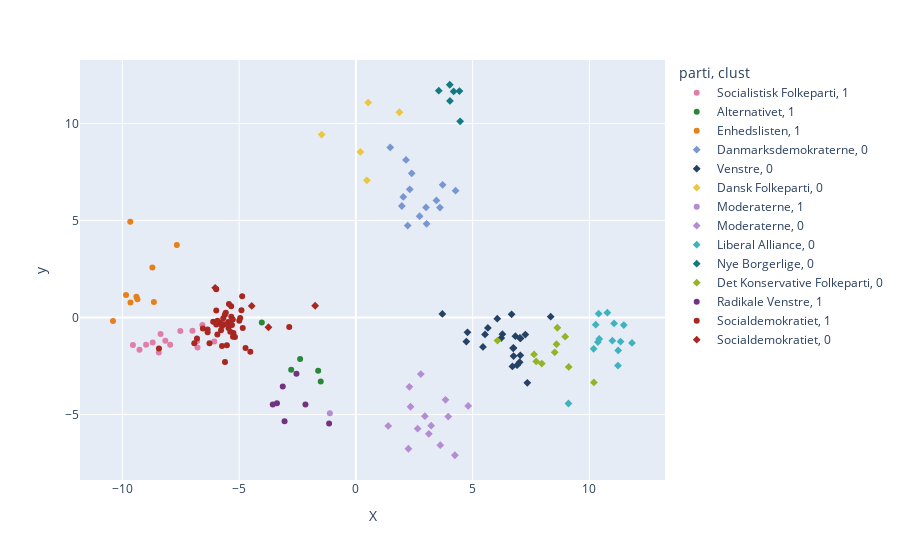

Here is the notebook cell this chart was saved with:
### Code cell
px.scatter(q, x='X',y='y', color='parti', symbol='clust', color_discrete_map=color_dict, hover_data=['navn', 'storkreds', 'alder', 'clust'], custom_data=['index'])

### Figure 1 — Plotly figure (JSON) as saved in the notebook; plotly's stock layout.template omitted (floating-point values rounded to 4 significant figures; data arrays with more than 128 entries replaced by an {"elided": "..."} marker saying what was removed)
{"data": [{"customdata": [[1, "Karsten Hønge", "Fyns Storkreds", 64, 1], [76, "Sofie Lippert", "Østjyllands Storkreds", 26, 1], [77, "Charlotte Broman Mølbæk", "Østjyllands Storkreds", 44, 1], [80, "Kirsten Normann Andersen", "Østjyllands Storkreds", 60, 1], [186, "Pia Olsen Dyhr", "Københavns Storkreds", 50, 1], [187, "Carl Valentin", "Københavns Storkreds", 30, 1], [188, "Lisbeth Bech-Nielsen", "Københavns Storkreds", 39, 1], [282, "Theresa Berg Andersen", "Nordjyllands Storkreds", 42, 1], [460, "Signe Munk", "Vestjyllands Storkreds", 32, 1], [556, "Karina Lorentzen Dehnhardt", "Sydjyllands Storkreds", 49, 1], [671, "Anne Valentina Berthelsen", "Sjællands Storkreds", 28, 1], [674, "Jacob Mark", "Sjællands Storkreds", 31, 1], [759, "Marianne Bigum", "Nordsjællands Storkreds", 39, 1], [840, "Sigurd Agersnap", "Københavns Omegns Storkreds", 29, 1]], "hovertemplate": "parti=Socialistisk Folkeparti<br>clust=%{customdata[4]}<br>X=%{x}<br>y=%{y}<br>navn=%{customdata[1]}<br>storkreds=%{customdata[2]}<br>alder=%{customdata[3]}<extra></extra>", "legendgroup": "Socialistisk Folkeparti, 1", "marker": {"color": "#e07ea8", "symbol": "circle"}, "mode": "markers", "name": "Socialistisk Folkeparti, 1", "orientation": "v", "showlegend": true, "type": "scatter", "x": [-8.702, -6.066, -8.985, -8.159, -7.953, -6.574, -8.439, -6.797, -8.365, -9.549, -9.267, -7.519, -6.999, -6.783], "xaxis": "x", "y": [-1.291, -1.235, -1.406, -1.195, -1.399, -0.384, -1.809, -1.211, -0.856, -1.414, -1.669, -0.6932, -0.687, -1.549], "yaxis": "y"}, {"customdata": [[17, "Torsten Gejl", "Østjyllands Storkreds", 58, 1], [122, "Christina Sade Olumeko", "Københavns Storkreds", 25, 1], [125, "Franciska Rosenkilde", "Københavns Storkreds", 46, 1], [609, "Sascha Faxe", "Sjællands Storkreds", 51, 1], [718, "Helene Liliendahl Brydensholt", "Nordsjællands Storkreds", 35, 1]], "hovertemplate": "parti=Alternativet<br>clust=%{customdata[4]}<br>X=%{x}<br>y=%{y}<br>navn=%{customdata[1]}<br>storkreds=%{customdata[2]}<br>alder=%{customdata[3]}<extra></extra>", "legendgroup": "Alternativet, 1", "marker": {"color": "#2b8738", "symbol": "circle"}, "mode": "markers", "name": "Alternativet, 1", "orientation": "v", "showlegend": true, "type": "scatter", "x": [-4.029, -1.616, -2.389, -1.506, -2.771], "xaxis": "x", "y": [-0.2644, -2.741, -2.139, -3.3, -2.689], "yaxis": "y"}, {"customdata": [[25, "Mai Villadsen", "Østjyllands Storkreds", 30, 1], [131, "Jette Gottlieb", "Københavns Storkreds", 74, 1], [134, "Rosa Lund", "Københavns Storkreds", 35, 1], [135, "Pelle Dragsted", "Københavns Storkreds", 47, 1], [243, "Peder Hvelplund", "Nordjyllands Storkreds", 55, 1], [342, "Victoria Velásquez", "Fyns Storkreds", 31, 1], [504, "Søren Egge Rasmussen", "Sydjyllands Storkreds", 61, 1], [613, "Trine Pertou Mach", "Sjællands Storkreds", 0, 1], [797, "Søren Søndergaard", "Københavns Omegns Storkreds", 67, 1]], "hovertemplate": "parti=Enhedslisten<br>clust=%{customdata[4]}<br>X=%{x}<br>y=%{y}<br>navn=%{customdata[1]}<br>storkreds=%{customdata[2]}<br>alder=%{customdata[3]}<extra></extra>", "legendgroup": "Enhedslisten, 1", "marker": {"color": "#e6801a", "symbol": "circle"}, "mode": "markers", "name": "Enhedslisten, 1", "orientation": "v", "showlegend": true, "type": "scatter", "x": [-9.401, -9.664, -8.653, -9.843, -10.4, -7.67, -9.653, -9.356, -8.716], "xaxis": "x", "y": [1.071, 4.938, 0.7945, 1.161, -0.1789, 3.736, 0.7795, 0.9451, 2.581], "yaxis": "y"}, {"customdata": [[29, "Hans Kristian Skibby", "Østjyllands Storkreds", 53, 0], [246, "Lise Bech", "Nordjyllands Storkreds", 61, 0], [248, "Inger Støjberg", "Nordjyllands Storkreds", 49, 0], [249, "Kristian Bøgsted", "Nordjyllands Storkreds", 39, 0], [347, "Jens Henrik W. Thulesen Dahl", "Fyns Storkreds", 61, 0], [420, "Dennis Flydtkjær", "Vestjyllands Storkreds", 44, 0], [422, "Betina Kastbjerg", "Vestjyllands Storkreds", 50, 0], [507, "Kenneth Fredslund Petersen", "Sydjyllands Storkreds", 57, 0], [508, "Karina Adsbøl", "Sydjyllands Storkreds", 45, 0], [512, "Søren Espersen", "Sydjyllands Storkreds", 69, 0], [617, "Peter Skaarup", "Sjællands Storkreds", 58, 0], [618, "Susie Jessen", "Sjællands Storkreds", 37, 0], [727, "Marlene Harpsøe", "Nordsjællands Storkreds", 39, 0], [800, "Charlotte Munch", "Københavns Omegns Storkreds", 55, 0]], "hovertemplate": "parti=Danmarksdemokraterne<br>clust=%{customdata[4]}<br>X=%{x}<br>y=%{y}<br>navn=%{customdata[1]}<br>storkreds=%{customdata[2]}<br>alder=%{customdata[3]}<extra></extra>", "legendgroup": "Danmarksdemokraterne, 0", "marker": {"color": "#7896d2", "symbol": "diamond"}, "mode": "markers", "name": "Danmarksdemokraterne, 0", "orientation": "v", "showlegend": true, "type": "scatter", "x": [2.729, 3.449, 2.391, 3.027, 3.714, 4.269, 2.146, 3.003, 2.218, 1.471, 1.968, 2.306, 2.029, 3.6], "xaxis": "x", "y": [5.223, 6.038, 7.432, 4.831, 6.839, 6.54, 8.126, 5.674, 4.74, 8.769, 5.747, 6.609, 6.215, 5.666], "yaxis": "y"}, {"customdata": [[33, "Troels Lund Poulsen", "Østjyllands Storkreds", 46, 0], [37, "Michael Aastrup Jensen", "Østjyllands Storkreds", 46, 0], [39, "Jakob Ellemann-Jensen", "Østjyllands Storkreds", 49, 0], [140, "Linea Søgaard-Lidell", "Københavns Storkreds", 35, 0], [144, "Jan E. Jørgensen", "Københavns Storkreds", 57, 0], [253, "Marie Bjerre", "Nordjyllands Storkreds", 36, 0], [254, "Preben Bang Henriksen", "Nordjyllands Storkreds", 68, 0], [257, "Torsten Schack Pedersen", "Nordjyllands Storkreds", 46, 0], [317, "Peter Juel-Jensen", "Bornholms Storkreds", 56, 0], [352, "Lars Christian Lilleholt", "Fyns Storkreds", 57, 0], [356, "Erling Bonnesen", "Fyns Storkreds", 67, 0], [428, "Søren Gade", "Vestjyllands Storkreds", 59, 0], [429, "Mads Fuglede", "Vestjyllands Storkreds", 51, 0], [431, "Thomas Danielsen", "Vestjyllands Storkreds", 39, 0], [514, "Hans Christian Schmidt", "Sydjyllands Storkreds", 69, 0], [516, "Anni Matthiesen", "Sydjyllands Storkreds", 58, 0], [517, "Christoffer Aagaard Melson", "Sydjyllands Storkreds", 38, 0], [626, "Jacob Jensen", "Sjællands Storkreds", 49, 0], [629, "Louise Schack Elholm", "Sjællands Storkreds", 45, 0], [632, "Morten Dahlin", "Sjællands Storkreds", 33, 0], [728, "Sophie Løhde", "Nordsjællands Storkreds", 39, 0], [732, "Hans Andersen", "Nordsjællands Storkreds", 48, 0], [808, "Karen Ellemann", "Københavns Omegns Storkreds", 53, 0]], "hovertemplate": "parti=Venstre<br>clust=%{customdata[4]}<br>X=%{x}<br>y=%{y}<br>navn=%{customdata[1]}<br>storkreds=%{customdata[2]}<br>alder=%{customdata[3]}<extra></extra>", "legendgroup": "Venstre, 0", "marker": {"color": "#254264", "symbol": "diamond"}, "mode": "markers", "name": "Venstre, 0", "orientation": "v", "showlegend": true, "type": "scatter", "x": [5.53, 3.702, 7.256, 7.342, 6.902, 7.048, 6.701, 6.667, 6.274, 8.342, 4.778, 5.441, 5.651, 6.752, 6.829, 7.02, 6.054, 7.042, 6.743, 4.729, 7.011, 6.224, 6.738], "xaxis": "x", "y": [-0.8728, 0.1823, -0.8828, -3.366, -2.458, -1.079, -2.524, 0.1609, -0.8625, 0.04354, -0.7647, -1.516, -0.5374, -1.989, -0.9648, -1.052, -0.0609, -1.951, -1.563, -1.24, -2.307, -1.06, -1.588], "yaxis": "y"}, {"customdata": [[46, "Nick Zimmermann", "Østjyllands Storkreds", 28, 0], [362, "Alex Ahrendtsen", "Fyns Storkreds", 55, 0], [529, "Peter Kofod", "Sydjyllands Storkreds", 32, 0], [637, "Pia Kjærsgaard", "Sjællands Storkreds", 75, 0], [817, "Morten Messerschmidt", "Københavns Omegns Storkreds", 41, 0]], "hovertemplate": "parti=Dansk Folkeparti<br>clust=%{customdata[4]}<br>X=%{x}<br>y=%{y}<br>navn=%{customdata[1]}<br>storkreds=%{customdata[2]}<br>alder=%{customdata[3]}<extra></extra>", "legendgroup": "Dansk Folkeparti, 0", "marker": {"color": "#eac73e", "symbol": "diamond"}, "mode": "markers", "name": "Dansk Folkeparti, 0", "orientation": "v", "showlegend": true, "type": "scatter", "x": [0.5263, -1.464, 0.4704, 1.865, 0.1914], "xaxis": "x", "y": [11.08, 9.429, 7.071, 10.58, 8.534], "yaxis": "y"}, {"customdata": [[164, "Jon Læssøe Stephensen", "Københavns Storkreds", 62, 1]], "hovertemplate": "parti=Moderaterne<br>clust=%{customdata[4]}<br>X=%{x}<br>y=%{y}<br>navn=%{customdata[1]}<br>storkreds=%{customdata[2]}<br>alder=%{customdata[3]}<extra></extra>", "legendgroup": "Moderaterne, 1", "marker": {"color": "#b48cd2", "symbol": "circle"}, "mode": "markers", "name": "Moderaterne, 1", "orientation": "v", "showlegend": true, "type": "scatter", "x": [-1.114], "xaxis": "x", "y": [-4.932], "yaxis": "y"}, {"customdata": [[54, "Karin Liltorp", "Østjyllands Storkreds", 50, 0], [55, "Peter Have", "Østjyllands Storkreds", 59, 0], [57, "Tobias Grotkjær Elmstrøm", "Østjyllands Storkreds", 40, 0], [163, "Nanna W. Gotfredsen", "Københavns Storkreds", 53, 0], [265, "Kristian Klarskov", "Nordjyllands Storkreds", 47, 0], [363, "Rosa Eriksen", "Fyns Storkreds", 32, 0], [407, "Jeppe Søe", "Vestjyllands Storkreds", 51, 0], [531, "Mette Kierkgaard", "Sydjyllands Storkreds", 50, 0], [532, "Henrik Frandsen", "Sydjyllands Storkreds", 61, 0], [649, "Mike Fonseca", "Sjællands Storkreds", 27, 0], [652, "Charlotte Bagge Hansen", "Sjællands Storkreds", 53, 0], [743, "Jakob Engel-Schmidt", "Nordsjællands Storkreds", 39, 0], [822, "Rasmus Lund-Nielsen", "Københavns Omegns Storkreds", 34, 0], [824, "Monika Rubin", "Københavns Omegns Storkreds", 34, 0]], "hovertemplate": "parti=Moderaterne<br>clust=%{customdata[4]}<br>X=%{x}<br>y=%{y}<br>navn=%{customdata[1]}<br>storkreds=%{customdata[2]}<br>alder=%{customdata[3]}<extra></extra>", "legendgroup": "Moderaterne, 0", "marker": {"color": "#b48cd2", "symbol": "diamond"}, "mode": "markers", "name": "Moderaterne, 0", "orientation": "v", "showlegend": true, "type": "scatter", "x": [1.383, 2.291, 3.954, 3.224, 3.614, 3.838, 2.78, 3.124, 2.954, 2.644, 4.239, 2.34, 4.808, 2.248], "xaxis": "x", "y": [-5.588, -3.575, -5.11, -5.575, -6.583, -4.244, -2.916, -5.997, -5.086, -5.732, -7.102, -4.601, -4.557, -6.767], "yaxis": "y"}, {"customdata": [[69, "Louise Brown", "Østjyllands Storkreds", 42, 0], [70, "Jens Meilvang", "Østjyllands Storkreds", 41, 0], [72, "Alex Vanopslagh", "Østjyllands Storkreds", 31, 0], [176, "Alexander Ryle", "Københavns Storkreds", 32, 0], [178, "Ole Birk Olesen", "Københavns Storkreds", 49, 0], [275, "Sólbjørg Jakobsen", "Nordjyllands Storkreds", 31, 0], [373, "Katrine Daugaard", "Fyns Storkreds", 41, 0], [454, "Carsten Bach", "Vestjyllands Storkreds", 46, 0], [543, "Helena Artmann Andresen", "Sydjyllands Storkreds", 21, 0], [546, "Henrik Dahl", "Sydjyllands Storkreds", 62, 0], [664, "Lars-Christian Brask", "Sjællands Storkreds", 59, 0], [665, "Sandra Elisabeth Skalvig", "Sjællands Storkreds", 32, 0], [753, "Steffen Frølund", "Nordsjællands Storkreds", 38, 0], [837, "Steffen Larsen", "Københavns Omegns Storkreds", 38, 0]], "hovertemplate": "parti=Liberal Alliance<br>clust=%{customdata[4]}<br>X=%{x}<br>y=%{y}<br>navn=%{customdata[1]}<br>storkreds=%{customdata[2]}<br>alder=%{customdata[3]}<extra></extra>", "legendgroup": "Liberal Alliance, 0", "marker": {"color": "#3fb2be", "symbol": "diamond"}, "mode": "markers", "name": "Liberal Alliance, 0", "orientation": "v", "showlegend": true, "type": "scatter", "x": [11.47, 10.42, 10.18, 9.103, 11.82, 11.06, 10.98, 11.22, 10.39, 10.77, 11.23, 10.36, 10.27, 11.33], "xaxis": "x", "y": [-0.3917, -1.103, -1.616, -4.433, -1.313, -0.3034, -1.197, -2.481, 0.1986, 0.2468, -1.696, -1.266, -0.3695, -1.243], "yaxis": "y"}, {"customdata": [[86, "Lars Boje Mathiesen", "Østjyllands Storkreds", 47, 0], [286, "Kim Edberg", "Nordjyllands Storkreds", 49, 0], [383, "Mikkel Bjørn", "Fyns Storkreds", 27, 0], [565, "Pernille Vermund", "Sydjyllands Storkreds", 46, 0], [678, "Peter Seier Christensen", "Sjællands Storkreds", 54, 0], [762, "Mette Thiesen", "Nordsjællands Storkreds", 40, 0]], "hovertemplate": "parti=Nye Borgerlige<br>clust=%{customdata[4]}<br>X=%{x}<br>y=%{y}<br>navn=%{customdata[1]}<br>storkreds=%{customdata[2]}<br>alder=%{customdata[3]}<extra></extra>", "legendgroup": "Nye Borgerlige, 0", "marker": {"color": "#127b7f", "symbol": "diamond"}, "mode": "markers", "name": "Nye Borgerlige, 0", "orientation": "v", "showlegend": true, "type": "scatter", "x": [3.549, 4.435, 4.028, 4.186, 4.02, 4.464], "xaxis": "x", "y": [11.69, 11.67, 11.16, 11.65, 12.0, 10.11], "yaxis": "y"}, {"customdata": [[98, "Mona Juul", "Østjyllands Storkreds", 55, 0], [202, "Helle Bonnesen", "Københavns Storkreds", 0, 0], [293, "Per Larsen", "Nordjyllands Storkreds", 57, 0], [393, "Mai Mercado", "Fyns Storkreds", 42, 0], [475, "Lise Bertelsen", "Vestjyllands Storkreds", 47, 0], [477, "Søren Pape Poulsen", "Vestjyllands Storkreds", 50, 0], [581, "Niels Flemming Hansen", "Sydjyllands Storkreds", 48, 0], [689, "Brigitte Klintskov Jerkel", "Sjællands Storkreds", 53, 0], [770, "Mette Abildgaard", "Nordsjællands Storkreds", 34, 0], [848, "Rasmus Jarlov", "Københavns Omegns Storkreds", 45, 0]], "hovertemplate": "parti=Det Konservative Folkeparti<br>clust=%{customdata[4]}<br>X=%{x}<br>y=%{y}<br>navn=%{customdata[1]}<br>storkreds=%{customdata[2]}<br>alder=%{customdata[3]}<extra></extra>", "legendgroup": "Det Konservative Folkeparti, 0", "marker": {"color": "#96b226", "symbol": "diamond"}, "mode": "markers", "name": "Det Konservative Folkeparti, 0", "orientation": "v", "showlegend": true, "type": "scatter", "x": [7.631, 7.962, 8.593, 7.722, 6.064, 9.114, 8.626, 8.963, 8.515, 10.19], "xaxis": "x", "y": [-1.905, -2.377, -1.38, -2.266, -1.188, -2.55, -0.5275, -0.9879, -1.797, -3.347], "yaxis": "y"}, {"customdata": [[100, "Katrine Robsøe", "Østjyllands Storkreds", 31, 1], [214, "Samira Nawa", "Københavns Storkreds", 34, 1], [300, "Christian Friis Bach", "Nordjyllands Storkreds", 56, 1], [589, "Lotte Rod", "Sydjyllands Storkreds", 37, 1], [698, "Zenia Stampe", "Sjællands Storkreds", 43, 1], [776, "Martin Lidegaard", "Nordsjællands Storkreds", 55, 1], [861, "Sofie Carsten Nielsen", "Københavns Omegns Storkreds", 47, 1]], "hovertemplate": "parti=Radikale Venstre<br>clust=%{customdata[4]}<br>X=%{x}<br>y=%{y}<br>navn=%{customdata[1]}<br>storkreds=%{customdata[2]}<br>alder=%{customdata[3]}<extra></extra>", "legendgroup": "Radikale Venstre, 1", "marker": {"color": "#733280", "symbol": "circle"}, "mode": "markers", "name": "Radikale Venstre, 1", "orientation": "v", "showlegend": true, "type": "scatter", "x": [-3.561, -2.546, -1.148, -3.132, -3.38, -2.162, -3.055], "xaxis": "x", "y": [-4.48, -2.903, -5.465, -3.556, -4.427, -4.49, -5.352], "yaxis": "y"}, {"customdata": {"elided": "44x5 mixed values"}, "hovertemplate": "parti=Socialdemokratiet<br>clust=%{customdata[4]}<br>X=%{x}<br>y=%{y}<br>navn=%{customdata[1]}<br>storkreds=%{customdata[2]}<br>alder=%{customdata[3]}<extra></extra>", "legendgroup": "Socialdemokratiet, 1", "marker": {"color": "#a82721", "symbol": "circle"}, "mode": "markers", "name": "Socialdemokratiet, 1", "orientation": "v", "showlegend": true, "type": "scatter", "x": [-5.612, -5.731, -5.979, -6.351, -5.262, -5.98, -5.245, -5.804, -6.27, -5.734, -5.607, -6.352, -5.777, -5.464, -5.307, -5.525, -5.933, -6.112, -6.553, -5.646, -4.727, -5.981, -5.338, -5.34, -5.865, -5.928, -4.995, -4.955, -5.18, -2.855, -5.572, -5.38, -5.273, -8.435, -5.459, -5.398, -4.521, -5.68, -6.921, -4.847, -5.438, -4.902, -6.806, -4.87], "xaxis": "x", "y": [0.1476, -0.4409, 0.3554, -0.7578, -0.9925, -0.3576, -0.7968, -0.281, -1.331, -1.475, -2.297, -0.6224, -0.6604, -0.236, -0.387, -1.431, -0.8718, -0.2156, -0.571, -0.3544, -1.576, 1.45, 0.03757, 0.577, -0.3114, -0.1657, -0.168, -0.02107, -1.009, -0.4927, 0.2435, -0.7385, -0.1027, -1.602, -0.5359, -0.3973, -1.767, -0.04131, -1.323, -0.5384, 0.6906, 0.371, -1.084, 1.097], "yaxis": "y"}, {"customdata": [[308, "Simon Kollerup", "Nordjyllands Storkreds", 36, 0], [403, "Bjørn Brandenborg", "Fyns Storkreds", 0, 0], [600, "Benny Engelbrecht", "Sydjyllands Storkreds", 52, 0], [702, "Frederik Vad", "Sjællands Storkreds", 28, 0]], "hovertemplate": "parti=Socialdemokratiet<br>clust=%{customdata[4]}<br>X=%{x}<br>y=%{y}<br>navn=%{customdata[1]}<br>storkreds=%{customdata[2]}<br>alder=%{customdata[3]}<extra></extra>", "legendgroup": "Socialdemokratiet, 0", "marker": {"color": "#a82721", "symbol": "diamond"}, "mode": "markers", "name": "Socialdemokratiet, 0", "orientation": "v", "showlegend": true, "type": "scatter", "x": [-3.746, -4.462, -1.745, -6.026], "xaxis": "x", "y": [-0.5034, 0.5967, 0.6046, 1.531], "yaxis": "y"}], "layout": {"autosize": true, "legend": {"title": {"text": "parti, clust"}, "tracegroupgap": 0}, "margin": {"t": 60}, "xaxis": {"anchor": "y", "autorange": true, "domain": [0, 1], "range": [-11.74, 13.16], "title": {"text": "X"}, "type": "linear"}, "yaxis": {"anchor": "x", "autorange": true, "domain": [0, 1], "range": [-8.581, 13.48], "title": {"text": "y"}, "type": "linear"}}}
